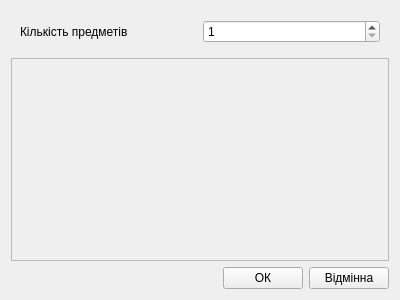
<?xml version="1.0" encoding="UTF-8"?>
<ui version="4.0">
 <class>SubjectInputForm</class>
 <widget class="QWidget" name="SubjectInputForm">
  <property name="geometry">
   <rect>
    <x>0</x>
    <y>0</y>
    <width>400</width>
    <height>300</height>
   </rect>
  </property>
  <property name="windowTitle">
   <string>Form</string>
  </property>
  <layout class="QVBoxLayout" name="verticalLayout">
   <item>
    <widget class="QWidget" name="horizontalWidget_3" native="true">
     <property name="sizePolicy">
      <sizepolicy hsizetype="Preferred" vsizetype="Maximum">
       <horstretch>0</horstretch>
       <verstretch>0</verstretch>
      </sizepolicy>
     </property>
     <layout class="QHBoxLayout" name="horizontalLayout_3">
      <item>
       <widget class="QLabel" name="label">
        <property name="text">
         <string>Кількість предметів</string>
        </property>
       </widget>
      </item>
      <item>
       <widget class="QSpinBox" name="subjectCount">
        <property name="minimum">
         <number>1</number>
        </property>
       </widget>
      </item>
     </layout>
    </widget>
   </item>
   <item>
    <widget class="QScrollArea" name="scrollArea">
     <property name="widgetResizable">
      <bool>true</bool>
     </property>
     <widget class="QWidget" name="scrollAreaWidgetContents">
      <property name="geometry">
       <rect>
        <x>0</x>
        <y>0</y>
        <width>376</width>
        <height>188</height>
       </rect>
      </property>
      <layout class="QVBoxLayout" name="verticalLayout_2"/>
     </widget>
    </widget>
   </item>
   <item>
    <layout class="QHBoxLayout" name="horizontalLayout">
     <item>
      <spacer name="horizontalSpacer">
       <property name="orientation">
        <enum>Qt::Horizontal</enum>
       </property>
       <property name="sizeHint" stdset="0">
        <size>
         <width>40</width>
         <height>20</height>
        </size>
       </property>
      </spacer>
     </item>
     <item>
      <widget class="QPushButton" name="btn_ok">
       <property name="text">
        <string>ОК</string>
       </property>
      </widget>
     </item>
     <item>
      <widget class="QPushButton" name="btn_cancel">
       <property name="text">
        <string>Відмінна</string>
       </property>
      </widget>
     </item>
    </layout>
   </item>
  </layout>
 </widget>
 <resources/>
 <connections/>
</ui>
